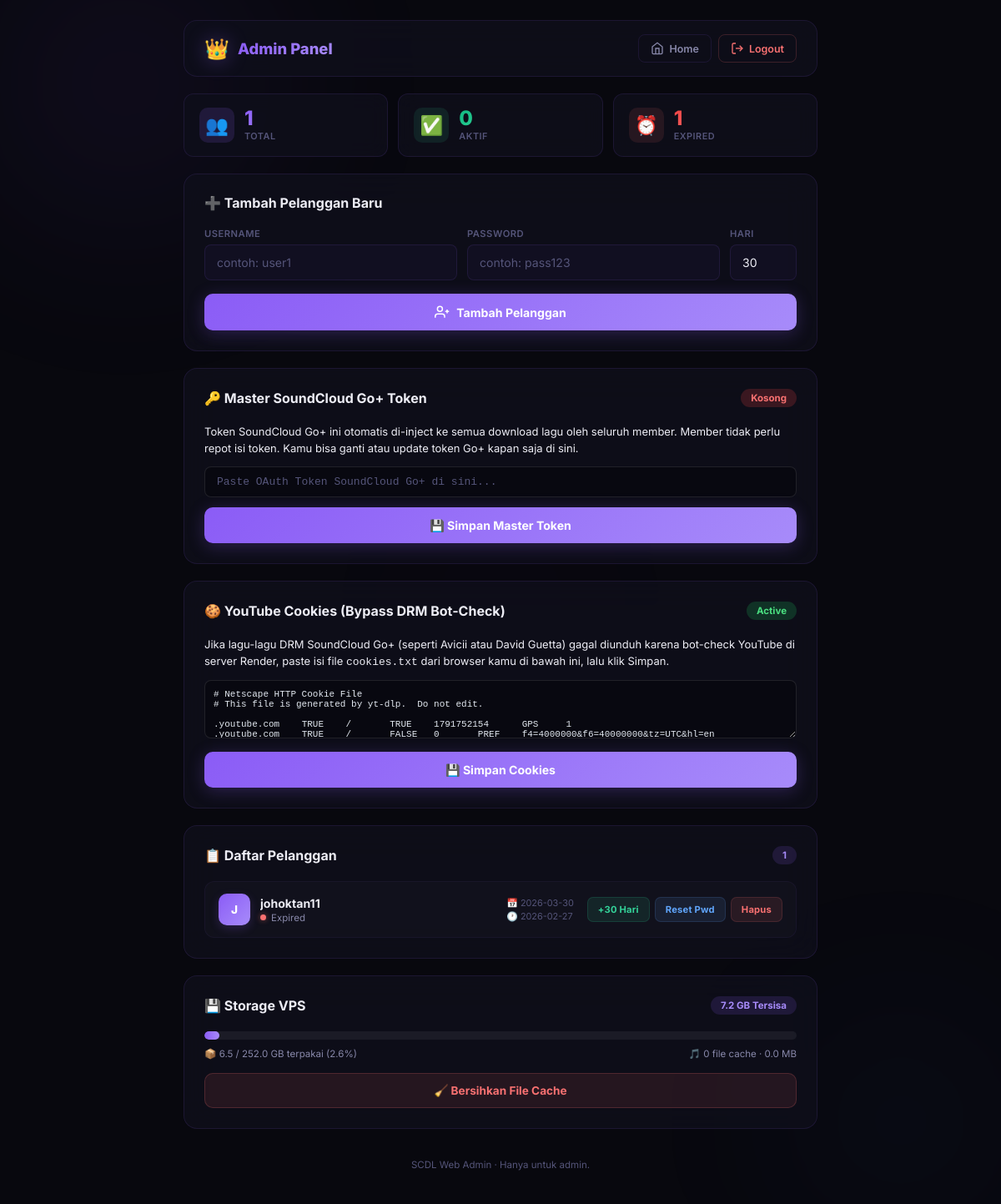
Page /kelola-scdl (signed in) on the earlier database version.
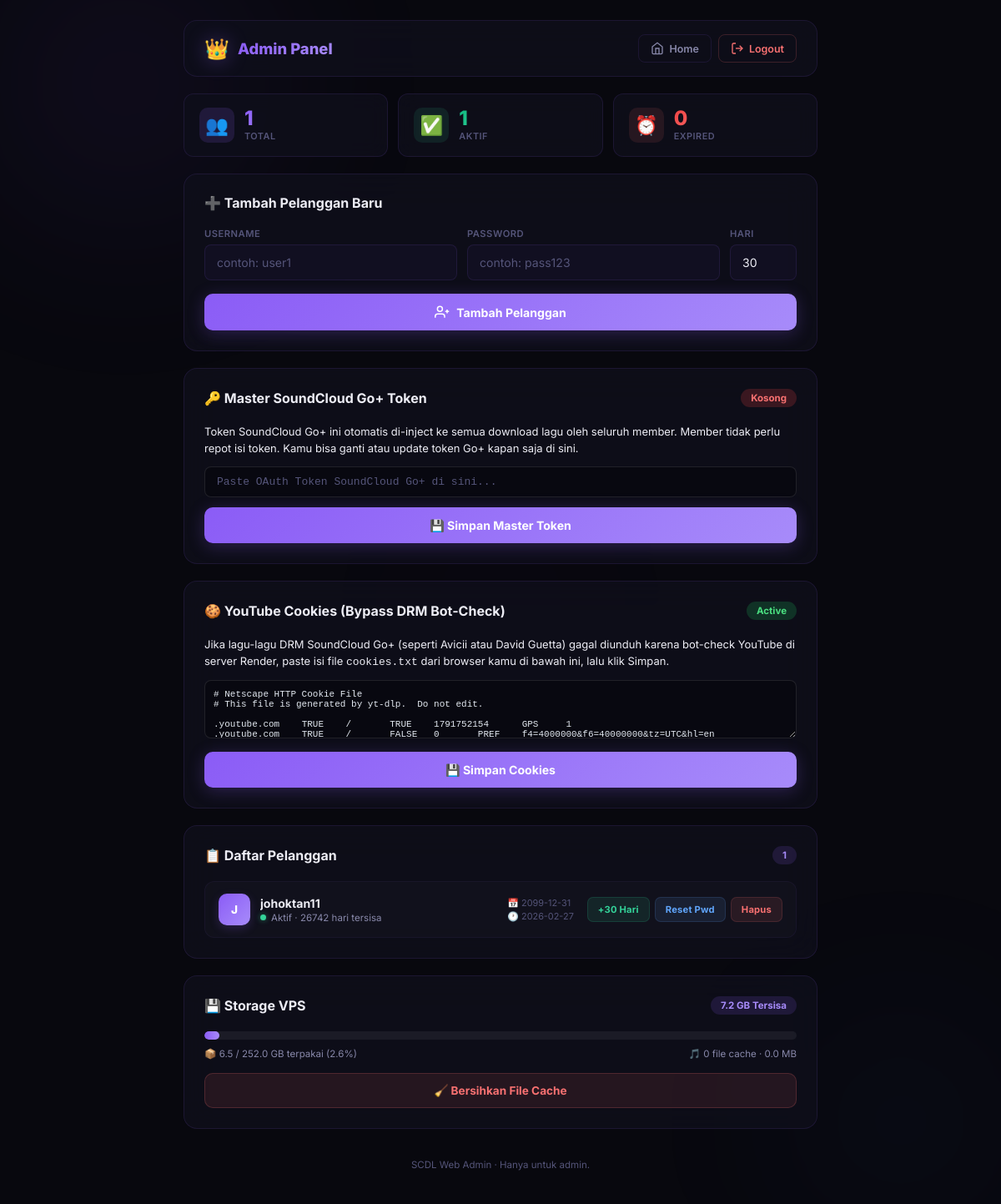
Same page on the later database version.
### tables this page shows
CREATE TABLE users (
            id INTEGER PRIMARY KEY AUTOINCREMENT,
            username TEXT UNIQUE NOT NULL,
            password TEXT NOT NULL,
            is_admin INTEGER DEFAULT 0,
            expires_at TEXT,
            created_at TEXT DEFAULT CURRENT_TIMESTAMP
        );

### app.py (the view)
@app.route('/kelola-scdl')
@admin_required
def admin():
    return render_template('admin.html', **get_admin_context())

### app.py (called while the page is built)
@app.before_request
def make_session_permanent():
    session.permanent = True

def generate_csrf_token():
    if '_csrf_token' not in session:
        session['_csrf_token'] = secrets.token_hex(32)
    return session['_csrf_token']

def admin_required(f):
    @wraps(f)
    def decorated(*args, **kwargs):
        if 'user_id' not in session or not session.get('is_admin'):
            return redirect(url_for('admin_login'))
        return f(*args, **kwargs)
    return decorated

def get_admin_context():
    cookies_path = os.path.join(os.path.dirname(__file__), 'cookies.txt')
    has_cookies = os.path.exists(cookies_path) and os.path.getsize(cookies_path) > 10
    cookies_content = ''
    if has_cookies:
        try:
            with open(cookies_path, 'r', encoding='utf-8') as f:
                cookies_content = f.read()
        except Exception:
            pass
    system_token = get_setting('soundcloud_oauth_token', '') or ''
    return {
        'users': get_all_users(),
        'disk': get_disk_info(),
        'has_cookies': has_cookies,
        'cookies_content': cookies_content,
        'system_token': system_token
    }

### db.py (called while the page is built)
    def close(self):
        self.conn.close()

### templates/admin.html (shortened to what the changed rows need)
<!DOCTYPE html>
<html lang="id">
<head>
    <link rel="stylesheet" href="{{ url_for('static', filename='admin.css') }}?v=3">
</head>
<body>
    <div class="admin-container">
        <header class="admin-header">
            <div class="admin-header-left">
                <h1>Admin Panel</h1>
            </div>
        </header>
        <div class="admin-stats">
            <div class="stat-card stat-card-green">
                <div class="stat-info">
                    <div class="stat-number">{{ users|selectattr('is_active')|list|length }}</div>
                    <div class="stat-label">Aktif</div>
                </div>
            </div>
            <div class="stat-card stat-card-red">
                <div class="stat-info">
                    <div class="stat-number">{{ users|rejectattr('is_active')|list|length }}</div>
                    <div class="stat-label">Expired</div>
                </div>
            </div>
        </div>
        <div class="admin-card">
            <div class="admin-card-header">
                <h2>➕ Tambah Pelanggan Baru</h2>
            </div>
        </div>
        <div class="admin-card">
            <div class="admin-card-header">
                <h2>🔑 Master SoundCloud Go+ Token</h2>
            </div>
        </div>
        <div class="admin-card">
            <div class="admin-card-header">
                <h2>🍪 YouTube Cookies (Bypass DRM Bot-Check)</h2>
            </div>
        </div>
        <div class="admin-card">
            <div class="admin-card-header">
                <h2>📋 Daftar Pelanggan</h2>
            </div>
            {% if users %}
            <div class="user-list">
                {% for user in users %}
                <div class="user-row">
                    <div class="user-info">
                        <div class="user-avatar">{{ user.username[0:1] | upper }}</div>
                        <div class="user-details">
                            <div class="user-name">{{ user.username }}</div>
                            <div class="user-meta">
                                {% if user.is_active %}
                                <span class="status-dot status-active"></span> Aktif · {{ user.days_left }} hari tersisa
                                {% else %}
                                <span class="status-dot status-expired"></span> Expired
                                {% endif %}
                            </div>
                        </div>
                    </div>
                    <div class="user-dates">
                        <span title="Tanggal expired">📅 {{ user.expires_at[:10] }}</span>
                        <span title="Tanggal dibuat">🕐 {{ user.created_at[:10] }}</span>
                    </div>
                    <div class="user-actions">
                        <form method="POST" action="/kelola-scdl/extend">
                            <button type="submit" class="action-btn action-extend" title="Perpanjang 30 hari">+30
                                Hari</button>
                        </form>
                        <form method="POST" action="/kelola-scdl/reset-password" id="reset-form-{{ user.id }}">
                            <button type="button" class="action-btn action-reset" title="Reset Kata Sandi"
                                onclick="resetPassword('{{ user.id }}', '{{ user.username }}')">Reset Pwd</button>
                        </form>
                        <form method="POST" action="/kelola-scdl/delete"
                            onsubmit="return confirm('Yakin hapus {{ user.username }}?')">
                            <button type="submit" class="action-btn action-delete" title="Hapus user">Hapus</button>
                        </form>
                    </div>
                </div>
                {% endfor %}
            </div>
            {% else %}
            <div class="empty-state">
                <div class="empty-icon">🪹</div>
                <p>Belum ada pelanggan.</p>
                <p class="empty-sub">Tambahkan pelanggan baru di form atas.</p>
            </div>
            {% endif %}
        </div>
        {% if disk %}
        <div class="admin-card">
            <div class="admin-card-header">
                <h2>💾 Storage VPS</h2>
            </div>
        </div>
        {% endif %}
    </div>
</body>
</html>

Differences in the rows shown:
changed users "johoktan11": days_left (not shown) → "26742"; expires_at "2026-03-30" → "2099-12-31"; text "Expired" → "Aktif · hari tersisa"
Other differences:
{{ users|selectattr('is_active')|list|length }}: "0" → "1"
{{ users|rejectattr('is_active')|list|length }}: "1" → "0"
